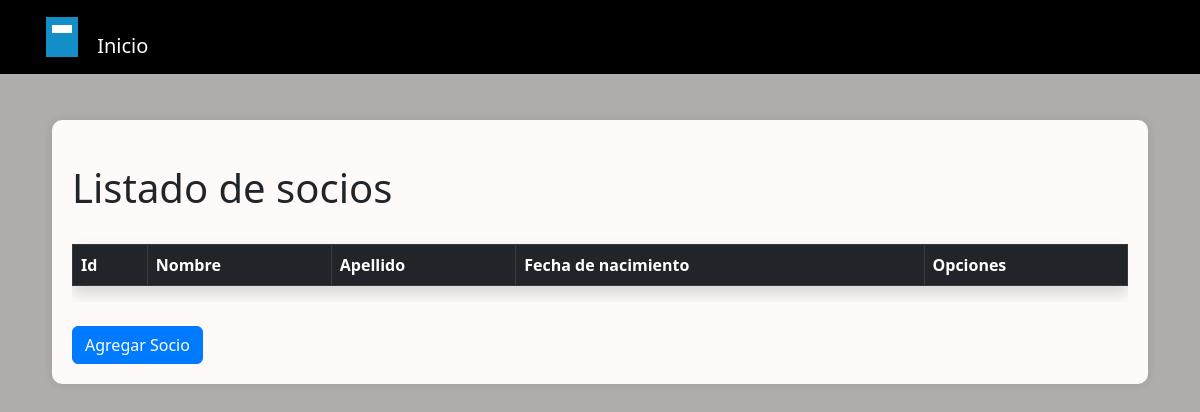
Before: /biblioteca/socios/listado/ with the older database file.
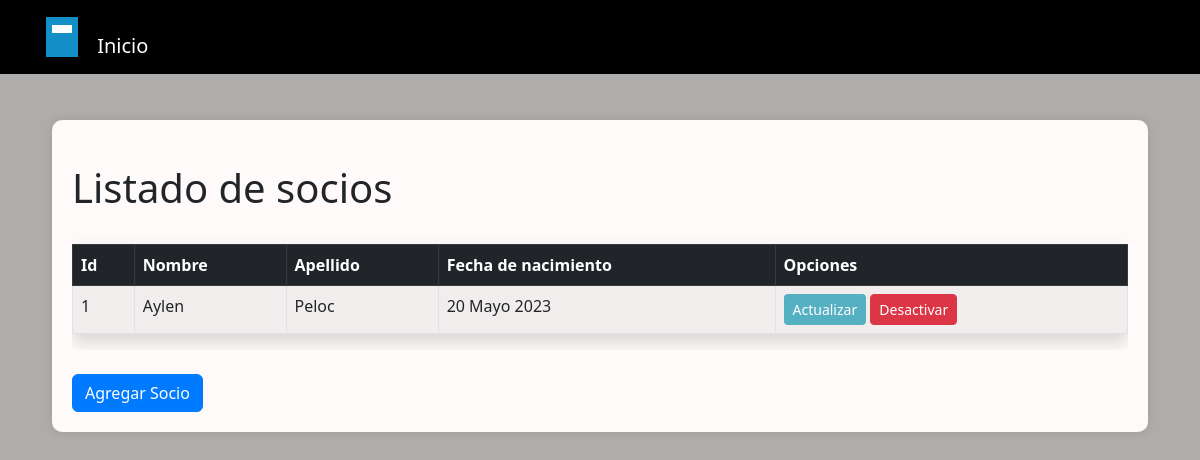
After: the same page with the newer database file.
### biblioteca/models.py (models this page shows, shortened)
class Socio(models.Model):
    nombre = models.CharField(max_length=30)
    apellido = models.CharField(max_length=30)
    fecha_nacimiento = models.DateField(null=True, blank=True)
    activo = models.BooleanField(default=True)

### biblioteca/views.py (the view)
# urls.py: path('socios/listado/', listado_socios, name='listado_socios'),
def listado_socios(request):
    lista_socios = Socio.objects.all()
    return render(request, "biblioteca/listado_socios.html", {"lista_socios" : lista_socios})

### biblioteca/templates/biblioteca/listado_socios.html (shortened to what this page needs)
{% load static %}
<!DOCTYPE html>
<html lang="en">
<head>
    <link rel="stylesheet" href="{% static 'css/bootstrap.min.css' %}">
    <link rel="stylesheet" href="{% static 'css/propios.css' %}">
</head>
<body>
    <nav class="navbar navbar-expand-lg navbar-dark bg-black fixed-top">
        <div class="container">
            <a class="navbar-brand" href="{% url 'pagina_principal' %}">
                <span class="logo-icon"></span>
                Inicio
            </a>
        </div>
    </nav>
    <div class="container mt-4">
        <div class="content-container">
            <h1 class="mt-4">Listado de socios</h1>
            <div class="table-responsive">
                <table class="table table-bordered table-striped table-hover mt-4 shadow">
                    <thead class="table-dark">
                        <tr>
                            <th>Id</th>
                            <th>Nombre</th>
                            <th>Apellido</th>
                            <th>Fecha de nacimiento</th>
                            <th>Opciones</th>
                        </tr>
                    </thead>
                    <tbody>
                        {% for socio in lista_socios %}
                        <tr>
                            <td>{{ socio.id }}</td>
                            <td>{{ socio.nombre }}</td>
                            <td>{{ socio.apellido}} </td>
                            <td>{{ socio.fecha_nacimiento }}</td>
                            <td>
                                <a class="btn btn-celeste-claro btn-sm"
                                    href="{% url 'actualizar_datos_socio' socio.id %}">Actualizar</a>
                                {% if socio.activo %}
                                <a class="btn btn-danger btn-sm"
                                    href="{% url 'desactivar_socio' socio.id %}">Desactivar</a>
                                {% else %}
                                <a class="btn btn-success btn-sm" href="{% url 'activar_socio' socio.id %}">Activar</a>
                                {% endif %}
                            </td>
                        </tr>
                        {% endfor %}
                    </tbody>
                </table>
            </div>
            <br>
            <a href="{% url 'nuevo_socio' %}" class="btn btn-primary">Agregar Socio</a>
        </div>
    </div>
</body>
</html>

Changed rows visible on the page:
added Socio: id "1", nombre "Aylen", apellido "Peloc", fecha_nacimiento "20 Mayo 2023", activo "Desactivar"
